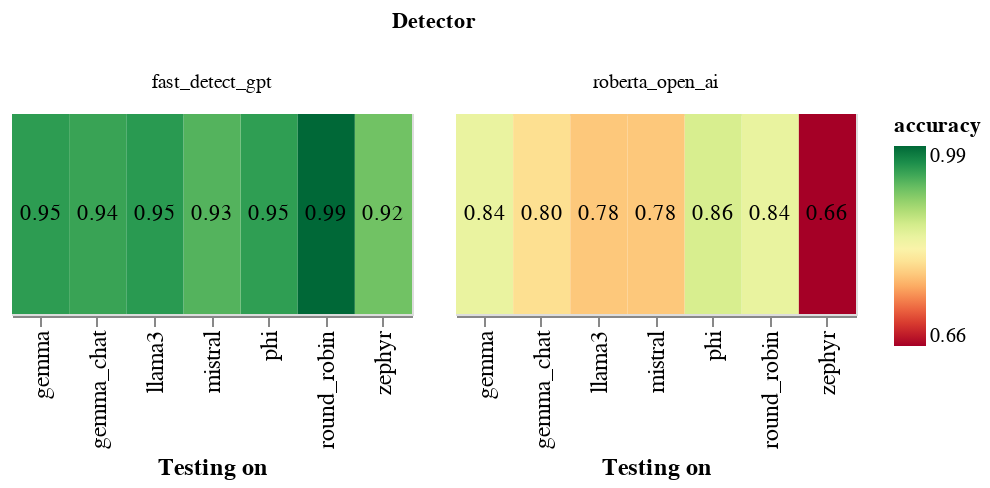

This figure's notebook cell:
### Code cell
zero_shot_detectors = ["fast_detect_gpt", "roberta_base_open_ai"]
zero_shot_only_only_df = freeze_base_df[freeze_base_df["detector"].apply(lambda x: x in zero_shot_detectors)]

heatmap = alt.Chart(zero_shot_only_only_df).mark_rect().encode(
    alt.X('dataset:N', sort="x", title="Testing on"),
    #alt.Y('detector_short_name:N', sort=None, title="Detector"),
    alt.Color('accuracy:Q').scale(scheme='redyellowgreen'),
    #alt.Row("trained_on_dataset:N", title="Dataset used for training"),
).properties(
    width=200,
    height=100
)

heatmap_text = alt.Chart(zero_shot_only_only_df).mark_text(baseline='middle').encode(
    alt.X('dataset:N', sort="x", title="Testing on"),
    #alt.Y('detector_short_name:N', sort=None, title="Detector"),
    text='accuracy:Q',
    color=alt.condition(
        alt.datum.accuracy > 0.5,
        alt.value('black'),
        alt.value('white')
    )
).properties(
    width=200,
    height=100
)

chart = alt.layer(heatmap, heatmap_text).facet(
    column=alt.Column("detector_short_name:N", title="Detector")
).configure(
    numberFormat='0.2f'
).configure_axis(
    labelFontSize=12,
    titleFontSize=12
)

chart.save("notebooks/plots/heatmap_zero_shot.png")
chart

### Figure 1 — Vega-Lite specification as saved in the notebook (floating-point values rounded to 4 significant figures)
{"config": {"view": {"continuousWidth": 300, "continuousHeight": 300}, "axis": {"labelFontSize": 12, "titleFontSize": 12}, "numberFormat": "0.2f"}, "data": {"name": "data-32b29b2f068a547f726c67a91a5a704f"}, "facet": {"column": {"field": "detector_short_name", "title": "Detector", "type": "nominal"}}, "spec": {"layer": [{"mark": {"type": "rect"}, "encoding": {"color": {"field": "accuracy", "scale": {"scheme": "redyellowgreen"}, "type": "quantitative"}, "x": {"field": "dataset", "sort": "x", "title": "Testing on", "type": "nominal"}}}, {"mark": {"type": "text", "baseline": "middle"}, "encoding": {"color": {"condition": {"test": "(datum.accuracy > 0.5)", "value": "black"}, "value": "white"}, "text": {"field": "accuracy", "type": "quantitative"}, "x": {"field": "dataset", "sort": "x", "title": "Testing on", "type": "nominal"}}}], "height": 100, "width": 200}, "$schema": "https://vega.github.io/schema/vega-lite/v5.17.0.json", "datasets": {"data-32b29b2f068a547f726c67a91a5a704f": [{"accuracy": 0.9478, "precision": 0.9209, "recall": 0.9798, "f1_score": 0.9494, "fp_rate": 0.08429, "std_accuracy": 0.004922, "std_precision": 0.00809, "std_recall": 0.00463, "std_f1_score": 0.004894, "std_fp_rate": 0.008669, "TP": 976.3, "TN": 911.7, "FP": 83.91, "FN": 20.11, "base_detector": "fast_detect_gpt", "trained_on_dataset": "z", "detector": "fast_detect_gpt", "dataset": "phi", "detector_short_name": "fast_detect_gpt"}, {"accuracy": 0.9489, "precision": 0.9211, "recall": 0.9819, "f1_score": 0.9505, "fp_rate": 0.08417, "std_accuracy": 0.005005, "std_precision": 0.008416, "std_recall": 0.004225, "std_f1_score": 0.004991, "std_fp_rate": 0.008881, "TP": 971.2, "TN": 905.7, "FP": 83.24, "FN": 17.91, "base_detector": "fast_detect_gpt", "trained_on_dataset": "z", "detector": "fast_detect_gpt", "dataset": "gemma", "detector_short_name": "fast_detect_gpt"}, {"accuracy": 0.9298, "precision": 0.9177, "recall": 0.9445, "f1_score": 0.9309, "fp_rate": 0.08489, "std_accuracy": 0.005637, "std_precision": 0.008412, "std_recall": 0.007132, "std_f1_score": 0.005626, "std_fp_rate": 0.008903, "TP": 932.1, "TN": 901.4, "FP": 83.61, "FN": 54.83, "base_detector": "fast_detect_gpt", "trained_on_dataset": "z", "detector": "fast_detect_gpt", "dataset": "mistral", "detector_short_name": "fast_detect_gpt"}, {"accuracy": 0.9867, "precision": 0.9728, "recall": 1.0, "f1_score": 0.986, "fp_rate": 0.02536, "std_accuracy": 0.01354, "std_precision": 0.02747, "std_recall": 0.0, "std_f1_score": 0.01433, "std_fp_rate": 0.02587, "TP": 35.75, "TN": 38.25, "FP": 0.998, "FN": 0.0, "base_detector": "fast_detect_gpt", "trained_on_dataset": "z", "detector": "fast_detect_gpt", "dataset": "round_robin", "detector_short_name": "fast_detect_gpt"}, {"accuracy": 0.9428, "precision": 0.92, "recall": 0.9699, "f1_score": 0.9443, "fp_rate": 0.08425, "std_accuracy": 0.00502, "std_precision": 0.008198, "std_recall": 0.005362, "std_f1_score": 0.005098, "std_fp_rate": 0.008476, "TP": 965.7, "TN": 912.4, "FP": 83.94, "FN": 29.96, "base_detector": "fast_detect_gpt", "trained_on_dataset": "z", "detector": "fast_detect_gpt", "dataset": "gemma_chat", "detector_short_name": "fast_detect_gpt"}, {"accuracy": 0.9151, "precision": 0.9128, "recall": 0.9178, "f1_score": 0.9153, "fp_rate": 0.08753, "std_accuracy": 0.00665, "std_precision": 0.00955, "std_recall": 0.009395, "std_f1_score": 0.006959, "std_fp_rate": 0.009585, "TP": 811.3, "TN": 807.5, "FP": 77.46, "FN": 72.69, "base_detector": "fast_detect_gpt", "trained_on_dataset": "z", "detector": "fast_detect_gpt", "dataset": "zephyr", "detector_short_name": "fast_detect_gpt"}, {"accuracy": 0.9509, "precision": 0.9213, "recall": 0.9861, "f1_score": 0.9526, "fp_rate": 0.08426, "std_accuracy": 0.004882, "std_precision": 0.008236, "std_recall": 0.003756, "std_f1_score": 0.004847, "std_fp_rate": 0.008758, "TP": 982.3, "TN": 911.9, "FP": 83.91, "FN": 13.86, "base_detector": "fast_detect_gpt", "trained_on_dataset": "z", "detector": "fast_detect_gpt", "dataset": "llama3", "detector_short_name": "fast_detect_gpt"}, {"accuracy": 0.856, "precision": 0.8201, "recall": 0.9118, "f1_score": 0.8634, "fp_rate": 0.1997, "std_accuracy": 0.008035, "std_precision": 0.01202, "std_recall": 0.008991, "std_f1_score": 0.008056, "std_fp_rate": 0.01313, "TP": 907.4, "TN": 797.7, "FP": 199.1, "FN": 87.83, "base_detector": "roberta_base_open_ai", "trained_on_dataset": "z", "detector": "roberta_base_open_ai", "dataset": "phi", "detector_short_name": "roberta_open_ai"}, {"accuracy": 0.839, "precision": 0.7964, "recall": 0.9108, "f1_score": 0.8497, "fp_rate": 0.2328, "std_accuracy": 0.008432, "std_precision": 0.0118, "std_recall": 0.009171, "std_f1_score": 0.008469, "std_fp_rate": 0.01334, "TP": 900.6, "TN": 758.9, "FP": 230.2, "FN": 88.22, "base_detector": "roberta_base_open_ai", "trained_on_dataset": "z", "detector": "roberta_base_open_ai", "dataset": "gemma", "detector_short_name": "roberta_open_ai"}, {"accuracy": 0.7786, "precision": 0.72, "recall": 0.9129, "f1_score": 0.805, "fp_rate": 0.3561, "std_accuracy": 0.009646, "std_precision": 0.01311, "std_recall": 0.009135, "std_f1_score": 0.009328, "std_fp_rate": 0.01577, "TP": 901.4, "TN": 634.0, "FP": 350.6, "FN": 86.05, "base_detector": "roberta_base_open_ai", "trained_on_dataset": "z", "detector": "roberta_base_open_ai", "dataset": "mistral", "detector_short_name": "roberta_open_ai"}, {"accuracy": 0.8402, "precision": 0.7648, "recall": 1.0, "f1_score": 0.8655, "fp_rate": 0.3327, "std_accuracy": 0.04135, "std_precision": 0.05775, "std_recall": 0.0, "std_f1_score": 0.03743, "std_fp_rate": 0.07862, "TP": 38.95, "TN": 24.07, "FP": 11.98, "FN": 0.0, "base_detector": "roberta_base_open_ai", "trained_on_dataset": "z", "detector": "roberta_base_open_ai", "dataset": "round_robin", "detector_short_name": "roberta_open_ai"}, {"accuracy": 0.7958, "precision": 0.7399, "recall": 0.9119, "f1_score": 0.8169, "fp_rate": 0.32, "std_accuracy": 0.009095, "std_precision": 0.01262, "std_recall": 0.008911, "std_f1_score": 0.008973, "std_fp_rate": 0.01465, "TP": 907.5, "TN": 677.8, "FP": 319.0, "FN": 87.69, "base_detector": "roberta_base_open_ai", "trained_on_dataset": "z", "detector": "roberta_base_open_ai", "dataset": "gemma_chat", "detector_short_name": "roberta_open_ai"}, {"accuracy": 0.6628, "precision": 0.6084, "recall": 0.9141, "f1_score": 0.7304, "fp_rate": 0.5884, "std_accuracy": 0.01106, "std_precision": 0.01343, "std_recall": 0.009451, "std_f1_score": 0.01066, "std_fp_rate": 0.01621, "TP": 808.4, "TN": 364.1, "FP": 520.4, "FN": 75.99, "base_detector": "roberta_base_open_ai", "trained_on_dataset": "z", "detector": "roberta_base_open_ai", "dataset": "zephyr", "detector_short_name": "roberta_open_ai"}, {"accuracy": 0.7786, "precision": 0.7198, "recall": 0.9119, "f1_score": 0.8044, "fp_rate": 0.3545, "std_accuracy": 0.009445, "std_precision": 0.01271, "std_recall": 0.008911, "std_f1_score": 0.009129, "std_fp_rate": 0.01555, "TP": 907.5, "TN": 643.4, "FP": 353.4, "FN": 87.69, "base_detector": "roberta_base_open_ai", "trained_on_dataset": "z", "detector": "roberta_base_open_ai", "dataset": "llama3", "detector_short_name": "roberta_open_ai"}]}}
